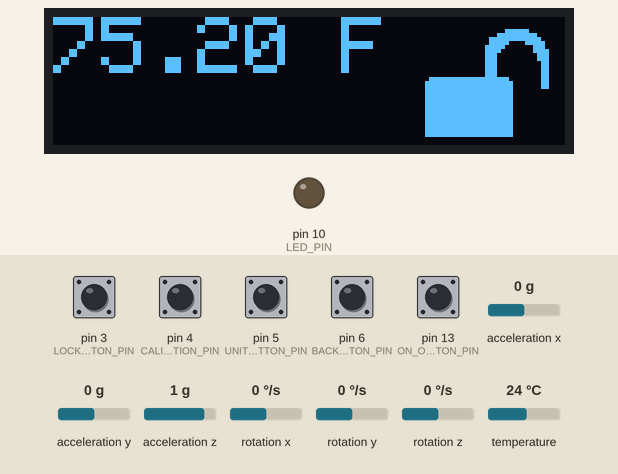
Simulated run of this sketch. Board: Arduino Uno, built with avr-gcc and run on an emulated ATmega328P. Shown: 32×128 one-colour display, output pins drawn as LEDs (lit = HIGH). The test bench sets the inputs (shaded band); at power-on: pin 3 (LOCK_BUTTON_PIN), pin 4 (CALIBRATION_PIN), pin 5 (UNIT_BUTTON_PIN), pin 13 (ON_OFF_BUTTON_PIN) HIGH, pin 6 (BACKLIGHT_BUTTON_PIN) LOW, acceleration y 0 g, acceleration x 0 g, acceleration z 1 g, rotation x 0 °/s, rotation y 0 °/s, rotation z 0 °/s, temperature 24 °C. What the sketch prints to the serial monitor is not drawn.

Above: at 2.6 s.
2.7 s: pin 3 (LOCK_BUTTON_PIN) pulled LOW for 2.1 s
At 4.8 s:
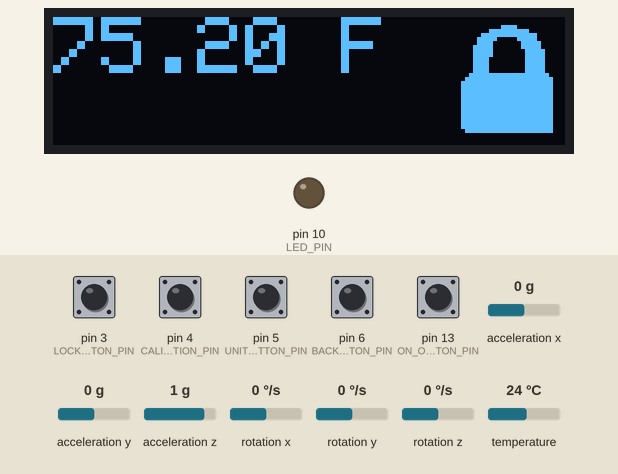
6.3 s: pin 5 (UNIT_BUTTON_PIN) pulled LOW for 2.1 s
At 7.0 s:
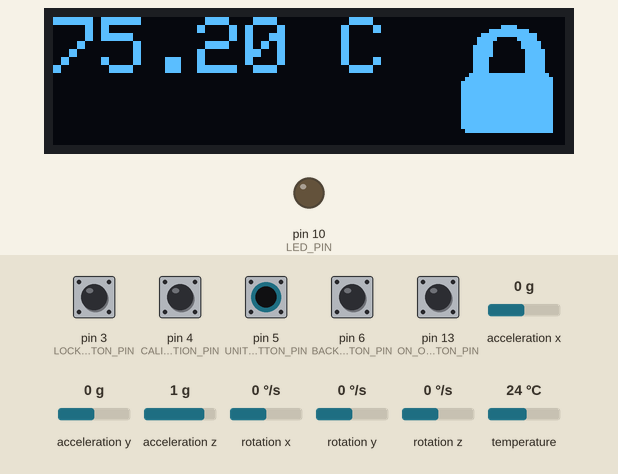
9.9 s: pin 13 (ON_OFF_BUTTON_PIN) pulled LOW for 2.1 s
At 13.0 s:
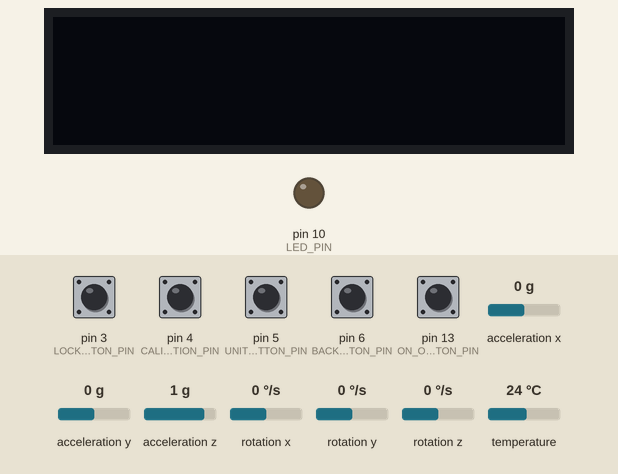
13.5 s: pin 13 (ON_OFF_BUTTON_PIN) pulled LOW for 2.1 s
At 14.0 s:
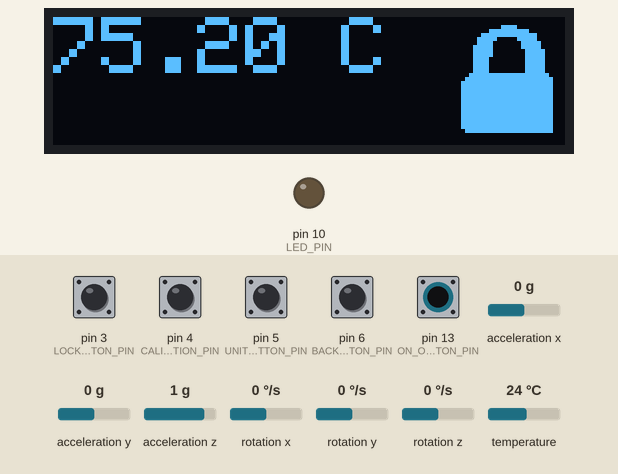
17.1 s: pin 3 (LOCK_BUTTON_PIN) pulled LOW for 2.1 s
At 19.3 s:
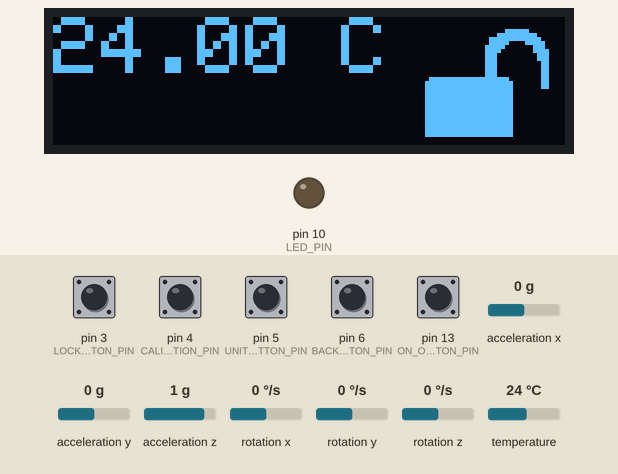
20.7 s: acceleration y set to -1.4 g
At 23.3 s:
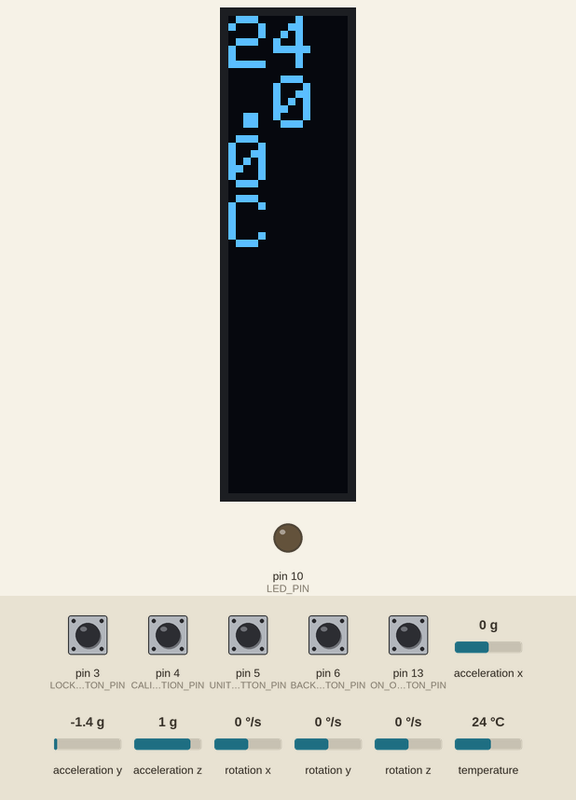
Timing chart, 0 to 24.4 s (numbered marks = the images above; inputs shaded):
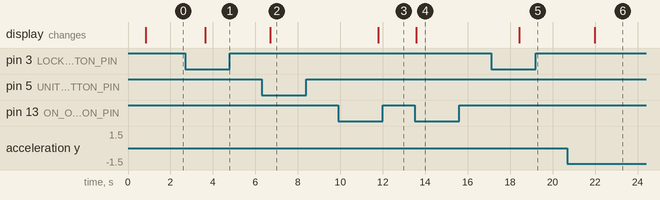

The sketch:

THemo_Probe_Code_notfinished.ino
```cpp
/*************
Sebastian Psoada
thermo probe code
Used alot of ChatGPT
*******************/


#include <Wire.h>
#include <SPI.h>
#include <Adafruit_GFX.h>
#include <Adafruit_SSD1306.h>
#include <OneWire.h>
#include <DallasTemperature.h>
#include <I2Cdev.h>
#include <MPU6050.h>
#include "images.h"

// OLED display settings
#define SCREEN_WIDTH 128
#define SCREEN_HEIGHT 32
#define OLED_RESET -1 // Reset pin # (or -1 if sharing Arduino reset pin)
#define SCREEN_ADDRESS 0x3C  // I2C address for the OLED
Adafruit_SSD1306 display(SCREEN_WIDTH, SCREEN_HEIGHT, &Wire, OLED_RESET);

// Temperature Sensor Settings
#define TEMP_SENSOR_PIN 8
OneWire oneWire(TEMP_SENSOR_PIN);
DallasTemperature sensors(&oneWire);

// MPU6050 Settings
MPU6050 mpu;
int16_t ax, ay, az;
int screenRotation = 0;

// Button Settings
#define UNIT_BUTTON_PIN 5
#define LOCK_BUTTON_PIN 3         // Lock Button with ISR
#define CALIBRATION_PIN 4         // Calibration Button
#define BACKLIGHT_BUTTON_PIN 6    // Backlight Toggle Button
#define ON_OFF_BUTTON_PIN 13      // On/Off Button
#define LED_PIN 10                // LED (Backlight)

// Variables
float temperature = 0;
int unit = 1;          // 1 = Fahrenheit (Default), 0 = Celsius
volatile bool isLocked = false; // Temperature lock state (volatile for ISR)
volatile unsigned long lastLockPressTime = 0; // Debouncing for ISR

// On/Off State
int deviceState = 1;   // 1 = ON (Default), 0 = OFF
int onOffButtonState = HIGH;
int lastOnOffButtonState = HIGH;
unsigned long lastOnOffDebounceTime = 0;
unsigned long debounceDelay = 50;  // 50 ms debounce delay

// Backlight State
int ledState = 0;
int backlightButtonState = LOW;
int lastBacklightButtonState = LOW;
unsigned long lastBacklightDebounceTime = 0;

// Calibration Button
int lastCalibrationButtonState = LOW;

// Debouncing for Unit Button
unsigned long lastUnitButtonPress = 0;
int lastUnitButtonState = HIGH;
int unitButtonState = HIGH;

// ======== Function Definitions ========

void toggleLock() {
  if (millis() - lastLockPressTime > 200) {
    isLocked = !isLocked;
    lastLockPressTime = millis();
  }
}

void checkOrientation() {
  mpu.getAcceleration(&ax, &ay, &az);

  if (ay > 16000) {
    screenRotation = 3;  // 270° (Tilted Left)
  } else if (ay < -16000) {
    screenRotation = 1;  // 90° (Tilted Right)
  } else if (az > 16000) {
    screenRotation = 2;  // 180° (Upside Down)
  } else {
    screenRotation = 0;  // 0° (Normal)
  }

  display.setRotation(screenRotation);
}

void updateTemperature() {
  sensors.requestTemperatures();
  float tempC = sensors.getTempCByIndex(0);

  if (tempC != DEVICE_DISCONNECTED_C) {
    temperature = (unit == 1) ? (tempC * 9.0 / 5.0) + 32.0 : tempC;
  } else {
    Serial.println("Error: Could not read temperature data");
  }
}

void checkUnitButton() {
  unitButtonState = digitalRead(UNIT_BUTTON_PIN);

  if (unitButtonState == LOW && lastUnitButtonState == HIGH) {
    if (millis() - lastUnitButtonPress > debounceDelay) {
      unit = 1 - unit;
      lastUnitButtonPress = millis();
    }
  }
  lastUnitButtonState = unitButtonState;
}

void displayTemperature() {
  display.clearDisplay();
  display.setTextSize(2);
  display.setTextColor(SSD1306_WHITE);
  display.setCursor(0, 0);
  display.print(temperature, 2);
  display.print(" ");
  display.print(unit == 1 ? "F" : "C");
}

void displayLockIcon() {
  if (isLocked) {
    display.drawBitmap(0, 0, images[0], SCREEN_WIDTH, SCREEN_HEIGHT, WHITE);  // Locked Icon
  } else {
    display.drawBitmap(0, 0, images[1], SCREEN_WIDTH, SCREEN_HEIGHT, WHITE);  // Unlocked Icon
  }
}

void handleOnOffButton() {
  int reading = digitalRead(ON_OFF_BUTTON_PIN);

  if (reading != lastOnOffButtonState) {
    lastOnOffDebounceTime = millis();
  }

  if ((millis() - lastOnOffDebounceTime) > debounceDelay) {
    if (reading != onOffButtonState) {
      onOffButtonState = reading;
      if (onOffButtonState == LOW) {
        deviceState = 1 - deviceState;
        Serial.println(deviceState ? "Temp-Probe ON" : "Temp-Probe OFF");
      }
    }
  }
  lastOnOffButtonState = reading;
}

void handleBacklightButton() {
  int reading = digitalRead(BACKLIGHT_BUTTON_PIN);

  if (reading != lastBacklightButtonState) {
    lastBacklightDebounceTime = millis();
  }

  if ((millis() - lastBacklightDebounceTime) > debounceDelay) {
    if (reading != backlightButtonState) {
      backlightButtonState = reading;
      ledState = 1 - ledState;
      digitalWrite(LED_PIN, ledState);
    }
  }
  lastBacklightButtonState = reading;
}

void handleCalibrationButton() {
  int buttonState = digitalRead(CALIBRATION_PIN);

  if (buttonState == LOW && lastCalibrationButtonState == HIGH) {
    Serial.println("Temp Sensor is Calibrating");
    delay(200); // Debounce delay
  }
  lastCalibrationButtonState = buttonState;
}

// ======== setup() and loop() ========

void setup() {
  Serial.begin(9600);

  // Initialize the OLED display
  if (!display.begin(SSD1306_SWITCHCAPVCC, SCREEN_ADDRESS)) {
    Serial.println(F("SSD1306 allocation failed"));
    for (;;); // Don't proceed, loop forever
  }

  display.clearDisplay();
  display.setRotation(0); // Start with normal rotation

  sensors.begin();

  Wire.begin();
  mpu.initialize();
  if (mpu.testConnection()) {
    Serial.println("MPU6050 connection successful");
  } else {
    Serial.println("MPU6050 connection failed");
  }

  pinMode(UNIT_BUTTON_PIN, INPUT);
  pinMode(LOCK_BUTTON_PIN, INPUT_PULLUP);
  pinMode(CALIBRATION_PIN, INPUT);
  pinMode(BACKLIGHT_BUTTON_PIN, INPUT);
  pinMode(LED_PIN, OUTPUT);
  pinMode(ON_OFF_BUTTON_PIN, INPUT);

  attachInterrupt(digitalPinToInterrupt(LOCK_BUTTON_PIN), toggleLock, FALLING);
}

void loop() {
  handleOnOffButton();
  if (deviceState == 1) {
    checkOrientation();
    if (!isLocked) updateTemperature();
    checkUnitButton();
    displayTemperature();
    displayLockIcon();
    handleBacklightButton();
    handleCalibrationButton();
    display.display();
    delay(1000);
  } else {
    display.clearDisplay();
    display.display();
    digitalWrite(LED_PIN, LOW);
  }
}
```

Source omitted: images.h (data table, 6492 bytes)

Measured:
- after the input at 2.7 s, the display: changes after 0.94 s (image 1)
- after the input at 6.3 s, the display: changes after 0.40 s (image 2)
- after the input at 9.9 s, the display: changes after 1.9 s (image 3)
- after the input at 13.5 s, the display: changes after 0.08 s (image 4)
- after the input at 17.1 s, the display: changes after 1.3 s (image 5)
- after the input at 20.7 s, the display: changes after 1.3 s (image 6)
